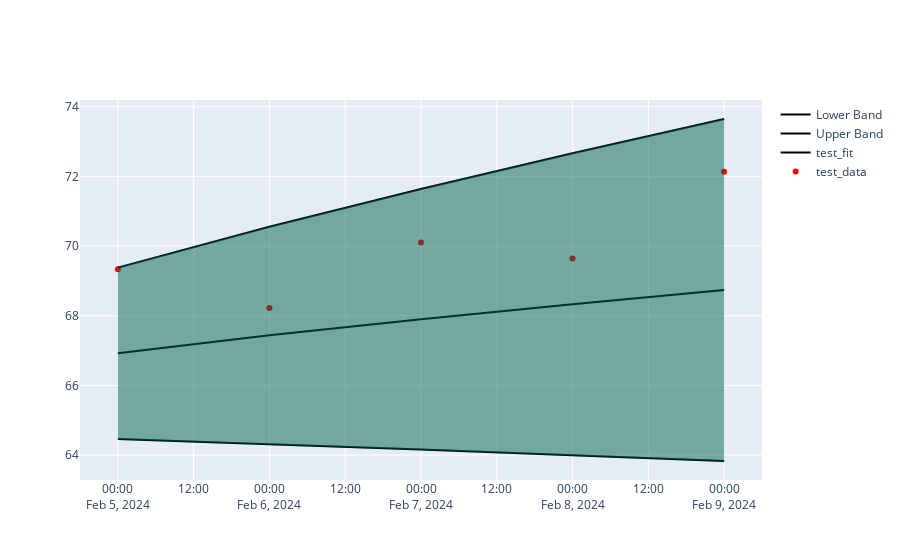

Notebook cell for this chart:
### Code cell
dataset_index = -1

start_date = datetime(year=2023, month=10, day=29)
end_date = datetime(year=2024, month=2, day=5)
projection_date = ql.Date(9, 2, 2024)

btest.create_backtest_data(
   start_date,
   end_date, 
   projection_date,
   store_prices=True
)


btest.fit_model(dataset_index, lambda x,y: RegressionModel(x,y))


yfit, ysigma = btest.predict(dataset_index) 
test_yfit , lower, upper = btest.create_bands(yfit, ysigma)
training_f, lower_f, upper_f = btest.training_bands(dataset_index)



prediction_markers = go.Scatter(x=btest.prediction_data[dataset_index], 
                            y=btest.prediction_data_price[dataset_index], 
                            mode='markers',
                            marker=dict(color='red'),
                            name='test_data')


xt = btest.prediction_data[dataset_index]
bands = [
go.Scatter(x=xt, y=test_yfit, mode='lines', line=dict(color='black', width=2), name='test_fit'),
go.Scatter(x=xt, y=upper, mode = 'lines', line=dict(color='black', width=2), name='Upper Band'),
go.Scatter(x=xt, y=lower, mode = 'lines', line=dict(color='black', width=2), name='Lower Band'),
go.Scatter(x=xt, y=upper, fill=None, mode='lines', line=dict(color='rgba(0,100,80,0.2)'),  name='Upper Band', showlegend=False),
go.Scatter(x=xt, y=lower, fill='tonexty', mode='lines', line=dict(color='rgba(0,100,80,0.2)'), name='Lower Band', showlegend=False),
]

x = btest.data[dataset_index][0]
training_fit_bands = [
go.Scatter(x=x, y=training_f, name='training_fit', mode='lines'),
go.Scatter(x=x, y=upper_f, line=dict(color='black', width=2), name='Upper Band'),
go.Scatter(x=x, y=lower_f, line=dict(color='black', width=2), name='Lower Band'),
go.Scatter(x=x, y=upper_f, fill=None, mode='lines', line=dict(color='rgba(0,100,80,0.2)'), showlegend=False),
go.Scatter(x=x, y=lower_f, fill='tonexty', mode='lines', line=dict(color='rgba(0,100,80,0.2)'), showlegend=False),
] 

figure_inputs = [prediction_markers, *bands]

fig = go.Figure(figure_inputs)

fig.show()

### Figure 1 — Plotly figure (JSON) as saved in the notebook; plotly's stock layout.template omitted (floating-point values rounded to 4 significant figures)
{"data": [{"marker": {"color": "red"}, "mode": "markers", "name": "test_data", "type": "scatter", "x": ["2024-02-05T00:00:00", "2024-02-06T00:00:00", "2024-02-07T00:00:00", "2024-02-08T00:00:00", "2024-02-09T00:00:00"], "y": [69.33, 68.22, 70.1, 69.64, 72.13]}, {"line": {"color": "black", "width": 2}, "mode": "lines", "name": "test_fit", "type": "scatter", "x": ["2024-02-05T00:00:00", "2024-02-06T00:00:00", "2024-02-07T00:00:00", "2024-02-08T00:00:00", "2024-02-09T00:00:00"], "y": [66.92, 67.44, 67.9, 68.33, 68.74]}, {"line": {"color": "black", "width": 2}, "mode": "lines", "name": "Upper Band", "type": "scatter", "x": ["2024-02-05T00:00:00", "2024-02-06T00:00:00", "2024-02-07T00:00:00", "2024-02-08T00:00:00", "2024-02-09T00:00:00"], "y": [69.38, 70.55, 71.64, 72.67, 73.65]}, {"line": {"color": "black", "width": 2}, "mode": "lines", "name": "Lower Band", "type": "scatter", "x": ["2024-02-05T00:00:00", "2024-02-06T00:00:00", "2024-02-07T00:00:00", "2024-02-08T00:00:00", "2024-02-09T00:00:00"], "y": [64.46, 64.32, 64.16, 64.0, 63.83]}, {"line": {"color": "rgba(0,100,80,0.2)"}, "mode": "lines", "name": "Upper Band", "showlegend": false, "type": "scatter", "x": ["2024-02-05T00:00:00", "2024-02-06T00:00:00", "2024-02-07T00:00:00", "2024-02-08T00:00:00", "2024-02-09T00:00:00"], "y": [69.38, 70.55, 71.64, 72.67, 73.65]}, {"fill": "tonexty", "line": {"color": "rgba(0,100,80,0.2)"}, "mode": "lines", "name": "Lower Band", "showlegend": false, "type": "scatter", "x": ["2024-02-05T00:00:00", "2024-02-06T00:00:00", "2024-02-07T00:00:00", "2024-02-08T00:00:00", "2024-02-09T00:00:00"], "y": [64.46, 64.32, 64.16, 64.0, 63.83]}], "layout": {}}
